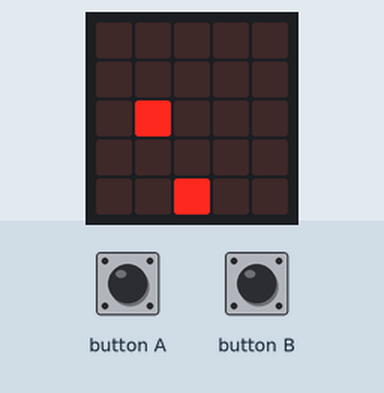
Simulated run of this program. Board: BBC micro:bit (MakeCode). On the bench: the board's 5×5 LED display. Inputs (shaded band) come from the test bench. Random numbers come from a fixed seed; the run ends where the board's game-over animation would start. At 4.2 s the program stops and its outputs stay as they are.

Above: at 1.4 s.
1.5 s: button A pressed for 0.15 s
At 2.01 s:
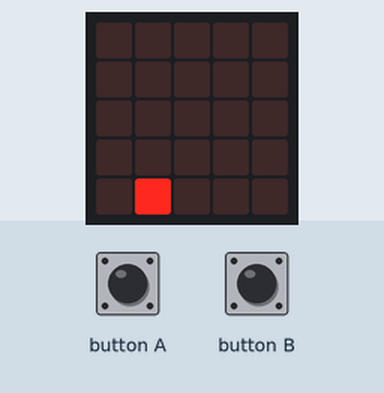
At 4.5 s:
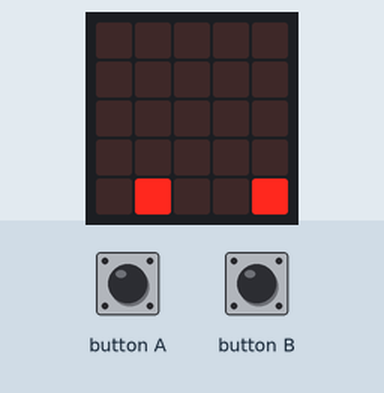
Timing chart, 0 to 5.7 s (numbered marks = the images above; inputs shaded):
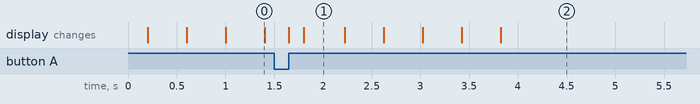

The program:

main.ts
```typescript
input.onButtonPressed(Button.A, function () {
    cuadrado.move(-1)
})
input.onButtonPressed(Button.B, function () {
    cuadrado.move(1)
})
let manzana: game.LedSprite = null
let cuadrado: game.LedSprite = null
cuadrado = game.createSprite(2, 4)
basic.pause(200)
basic.forever(function () {
    manzana = game.createSprite(randint(0, 4), 0)
    for (let index = 0; index < 5; index++) {
        basic.pause(400)
        manzana.change(LedSpriteProperty.Y, 1)
    }
    if (!(manzana.isTouching(cuadrado))) {
        game.gameOver()
    }
    manzana.delete()
})
```

test.ts
```typescript
// Hier kann man Tests durchführen; diese Datei wird nicht kompiliert, wenn dieses Paket als Erweiterung verwendet wird.
```

Measured:
- what the display in image 0 shows lasts 0.4 s, from 1.0 s to 1.4 s
